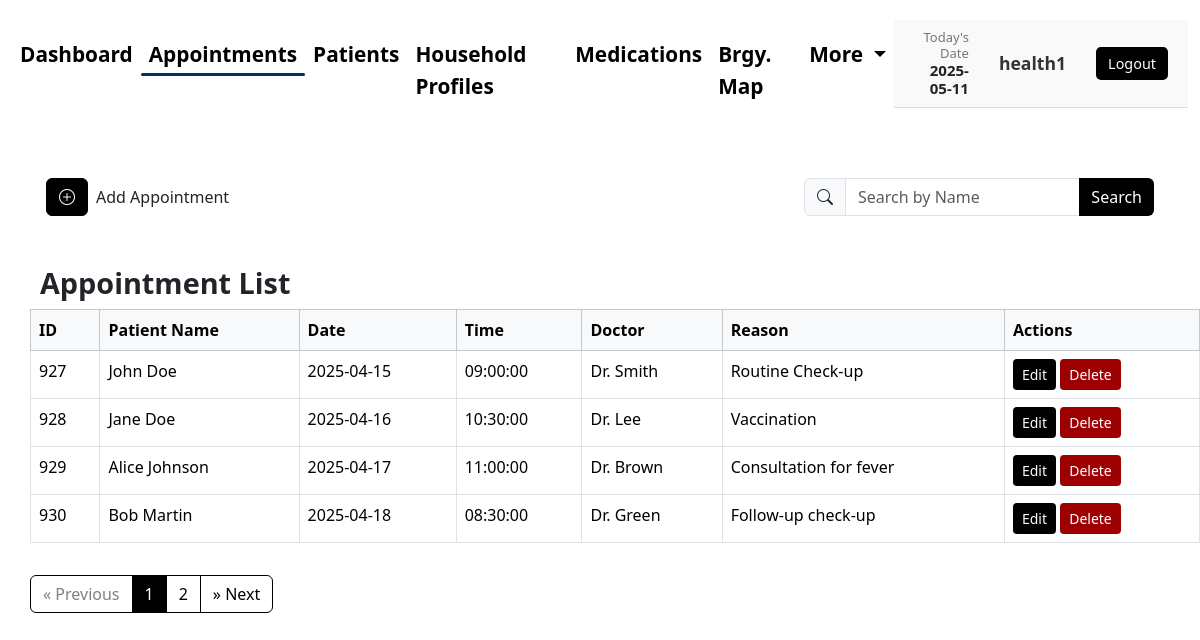
The page /healthworker/appointment.php (signed in) on the database its author committed.
### tables this page shows
CREATE TABLE `appointments` (
  `appointment_id` int(11) NOT NULL,
  `patient_name` varchar(255) NOT NULL,
  `date` date NOT NULL,
  `time` time NOT NULL,
  `doctor` varchar(255) NOT NULL,
  `reason` text NOT NULL
);

### healthworker/appointment.php (the view, shortened to what this page needs)
<?php
$username = $_SESSION['username'];
$search = $_GET['search'] ?? '';
$page = isset($_GET['page']) && is_numeric($_GET['page']) ? (int)$_GET['page'] : 1;
$records_per_page = 4;
$offset = ($page - 1) * $records_per_page;
$database = new Database();
$conn = $database->getConnection();
?>
<!DOCTYPE html>
<html lang="en">
<head>
    <link href="https://cdn.jsdelivr.net/npm/bootstrap@5.3.3/dist/css/bootstrap.min.css" rel="stylesheet">
    <link href="https://cdn.jsdelivr.net/npm/bootstrap-icons@1.10.5/font/bootstrap-icons.css" rel="stylesheet">
    <link rel="stylesheet" href="../css/appointment.css">
</head>
<body>
<nav class="navbar navbar-expand-lg navbar-custom">
    <div class="container-fluid">
        <div class="collapse navbar-collapse justify-content-between" id="navbarNav">
            <ul class="navbar-nav">
                <li class="nav-item">
                    <a class="nav-link <?php echo basename($_SERVER['PHP_SELF']) == 'index.php' ? 'active' : ''; ?>" href="index.php">Dashboard</a>
                </li>
                <li class="nav-item">
                    <a class="nav-link <?php echo basename($_SERVER['PHP_SELF']) == 'appointment.php' ? 'active' : ''; ?>" href="appointment.php">Appointments</a>
                </li>
                <li class="nav-item">
                    <a class="nav-link <?php echo basename($_SERVER['PHP_SELF']) == 'patient.php' ? 'active' : ''; ?>" href="patient.php">Patients</a>
                </li>
                <li class="nav-item">
                    <a class="nav-link <?php echo basename($_SERVER['PHP_SELF']) == 'hhprofile.php' ? 'active' : ''; ?>" href="hhprofile.php">Household Profiles</a>
                </li>
                <li class="nav-item">
                    <a class="nav-link <?php echo basename($_SERVER['PHP_SELF']) == 'medications.php' ? 'active' : ''; ?>" href="medications.php">Medications</a>
                </li>
                <li class="nav-item">
                    <a class="nav-link <?php echo basename($_SERVER['PHP_SELF']) == 'barangay.php' ? 'active' : ''; ?>" href="barangay.php">Brgy. Map</a>
                </li>
                <li class="nav-item dropdown">
                    <a class="nav-link dropdown-toggle
                        <?php echo in_array(basename($_SERVER['PHP_SELF']), ['faqs.php', 'aboutus.php']) ? 'active' : ''; ?>"
                        href="#" id="navbarDropdown" role="button" data-bs-toggle="dropdown" aria-expanded="false">
                        More
                    </a>
                </li>
            </ul>
                <div class="user-info">
                    <div class="user-date">
                        <p class="label">Today's Date</p>
                        <p class="value">
                            <?php
                                echo date('Y-m-d');
                            ?>
                        </p>
                    </div>
                    <div class="user-name">
                        <a href="profile.php">
                            <strong><?php echo htmlspecialchars($username); ?></strong>
                        </a>
                    </div>
                    <form method="POST" action="">
                        <button type="submit" name="logout" class="logout-btn">Logout</button>
                    </form>
                </div>
        </div>
    </div>
</nav>
<div class="container top-gap-after-navbar">
    <div class="d-flex justify-content-between align-items-center mb-2" style="margin: 0 26px;">
        <div class="d-flex align-items-center">
        <button type="button" class="btn btn-custom-add" data-bs-toggle="modal" data-bs-target="#addAppointmentModal" aria-label="Add Appointment">
            <i class="bi bi-plus-circle"></i>
        </button>
            <span class="ms-2">Add Appointment</span>
        </div>
        <form method="get" class="d-flex" style="max-width: 350px;">
            <div class="input-group">
                <span class="input-group-text"><i class="bi bi-search"></i></span>
                <input type="text" name="search" class="form-control" placeholder="Search by Name" value="<?= htmlspecialchars($search) ?>">
                <button type="submit" class="btn btn-search">Search</button>
            </div>
        </form>
    </div>
</div>
<div class="table-responsive mt-4">
    <div class="table-container">
        <h4 class="fw-bold appointment-heading" style="margin-left: 10px;">Appointment List</h4>
        <table class="table table-bordered table-hover bg-white">
            <thead class="table-light">
                <tr>
                    <th>ID</th>
                    <th>Patient Name</th>
                    <th>Date</th>
                    <th>Time</th>
                    <th>Doctor</th>
                    <th>Reason</th>
                    <th>Actions</th>
                </tr>
            </thead>
            <tbody id="appointmentTableBody">
                <?php
    $count_stmt = $conn->prepare("CALL search_appointments_count(:search_term)");
    $count_stmt->bindValue(':search_term', $search);
    $count_stmt->execute();
    $total_appointments = $count_stmt->fetchColumn();
    $stmt = $conn->prepare("CALL search_appointments_paginated(:search_term, :limit, :offset)");
    $stmt->bindValue(':search_term', $search);
    $stmt->bindValue(':limit', $records_per_page, PDO::PARAM_INT);
    $stmt->bindValue(':offset', $offset, PDO::PARAM_INT);
    $stmt->execute();
    $appointments = $stmt->fetchAll(PDO::FETCH_ASSOC);
                if (count($appointments) > 0):
foreach ($appointments as $a):
    $id = $a['appointment_id'];
?>
<tr>
    <td><?= $a['appointment_id'] ?></td>
    <td><?= htmlspecialchars($a['patient_name']) ?></td>
    <td><?= htmlspecialchars($a['date']) ?></td>
    <td><?= htmlspecialchars($a['time']) ?></td>
    <td><?= htmlspecialchars($a['doctor']) ?></td>
    <td><?= htmlspecialchars($a['reason']) ?></td>
    <td>
        <button class="btn btn-custom-edit btn-sm" data-bs-toggle="modal" data-bs-target="#editModal<?= $id ?>" aria-label="Edit Appointment">Edit</button>
        <form method="post" action="appoint_crud.php" class="d-inline" onsubmit="return confirm('Delete this appointment?');">
            <button type="submit" name="delete" class="btn btn-custom-delete btn-sm">Delete</button>
        </form>
    </td>
</tr>
<?php
endforeach;
                else:
                ?>
                <tr><td colspan="7" class="text-center">No appointments found.</td></tr>
                <?php endif; ?>
            </tbody>
        </table>
        <?php if ($total_appointments > $records_per_page): ?>
        <nav aria-label="Page navigation example" class="mt-3">
          <ul class="pagination justify-content-start">
            <li class="page-item <?= ($page <= 1) ? 'disabled' : '' ?>">
              <a class="page-link" href="?search=<?= urlencode($search) ?>&page=<?= $page - 1 ?>" aria-label="Previous">
                <span aria-hidden="true">&laquo;</span>
                <span class="sr-only">Previous</span>
              </a>
            </li>
            <?php
            $total_pages = ceil($total_appointments / $records_per_page);
            for ($i = 1; $i <= $total_pages; $i++): ?>
              <li class="page-item <?= ($i == $page) ? 'active' : '' ?>">
                <a class="page-link" href="?search=<?= urlencode($search) ?>&page=<?= $i ?>"><?= $i ?></a>
              </li>
            <?php endfor; ?>
            <li class="page-item <?= ($page >= $total_pages) ? 'disabled' : '' ?>">
              <a class="page-link" href="?search=<?= urlencode($search) ?>&page=<?= $page + 1 ?>" aria-label="Next">
                <span aria-hidden="true">&raquo;</span>
                <span class="sr-only">Next</span>
              </a>
            </li>
          </ul>
        </nav>
        <?php endif; ?>
    </div>
</div>
</body>
</html>

### css/appointment.css (style rules this page uses)
body { background-color: #ffffff; }
.navbar-custom { background-color: #ffffff; padding-top: 20px; padding-bottom: 20px; }
.navbar-nav .nav-link { color: black !important; font-size: 1.3rem !important; font-weight: bold; margin-top: 10px; position: relative; padding-bottom: 5px; text-decoration: none; }
.navbar-nav .nav-link.active::after { content: ''; position: absolute; bottom: 0; left: 0; height: 3px; width: 100%; background-color: #003165; border-radius: 2px; }
.user-info { display: flex; justify-content: flex-end; align-items: center; gap: 30px; padding: 10px 20px; background-color: #f9f9f9; border-bottom: 1px solid #ddd; }
.user-info div { font-size: 0.95rem; line-height: 1.2; }
.user-info .label { font-size: 13px; color: #777; margin: 0; text-align: right; }
.user-info .value { font-size: 15px; margin: 0; text-align: right; font-weight: bold; }
.user-name a { text-decoration: none; font-size: 1.1rem; color: #333; font-weight: 600; }
.logout-btn { background-color: #000000; color: #fff; border: none; padding: 6px 12px; border-radius: 5px; font-size: 0.9rem; cursor: pointer; transition: background-color 0.3s ease; }
.input-group .form-control { min-width: 150px; }
.top-gap-after-navbar { margin-top: 30px; }
.container { max-width: 100%; padding: 20px; }
.btn-search { background-color: #000000; color: white; border: none; transition: background-color 0.3s ease; }
.d-flex.mb-2 { margin-bottom: 5px !important; }
.table-responsive { max-height: 500px; max-width: 1600px; margin-left:30px; overflow-y: auto; }
.table-container { width: 100%; display: flex; flex-direction: column; gap: .1px; }
.btn-custom-add { background-color:rgb(0, 0, 0); color: white; }
.btn-custom-edit { background-color:rgb(0, 0, 0); color: white; }
.btn-custom-delete { background-color:rgb(157, 0, 0); color: white; }
.appointment-heading { text-align: left; margin-top: 1px; font-size: 1.8rem; margin-left: 26px; }
.btn-custom-add { background-color: #000000; color: white; border-color: #000000; }
.pagination { background-color: white; }
.pagination .page-link { color: black; background-color: white; border: 1px solid black; }
.pagination .page-item.active .page-link { background-color: black; color: white; border-color: black; }
.pagination .page-item.disabled .page-link { color: gray; background-color: white; border-color: black; }

### rows shown on the page
appointments: appointment_id "927", patient_name "John Doe", date "2025-04-15", time "09:00:00", doctor "Dr. Smith", reason "Routine Check-up"
appointments: appointment_id "928", patient_name "Jane Doe", date "2025-04-16", time "10:30:00", doctor "Dr. Lee", reason "Vaccination"
appointments: appointment_id "929", patient_name "Alice Johnson", date "2025-04-17", time "11:00:00", doctor "Dr. Brown", reason "Consultation for fever"
appointments: appointment_id "930", patient_name "Bob Martin", date "2025-04-18", time "08:30:00", doctor "Dr. Green", reason "Follow-up check-up"

### other values the page prints
$username "health1"
